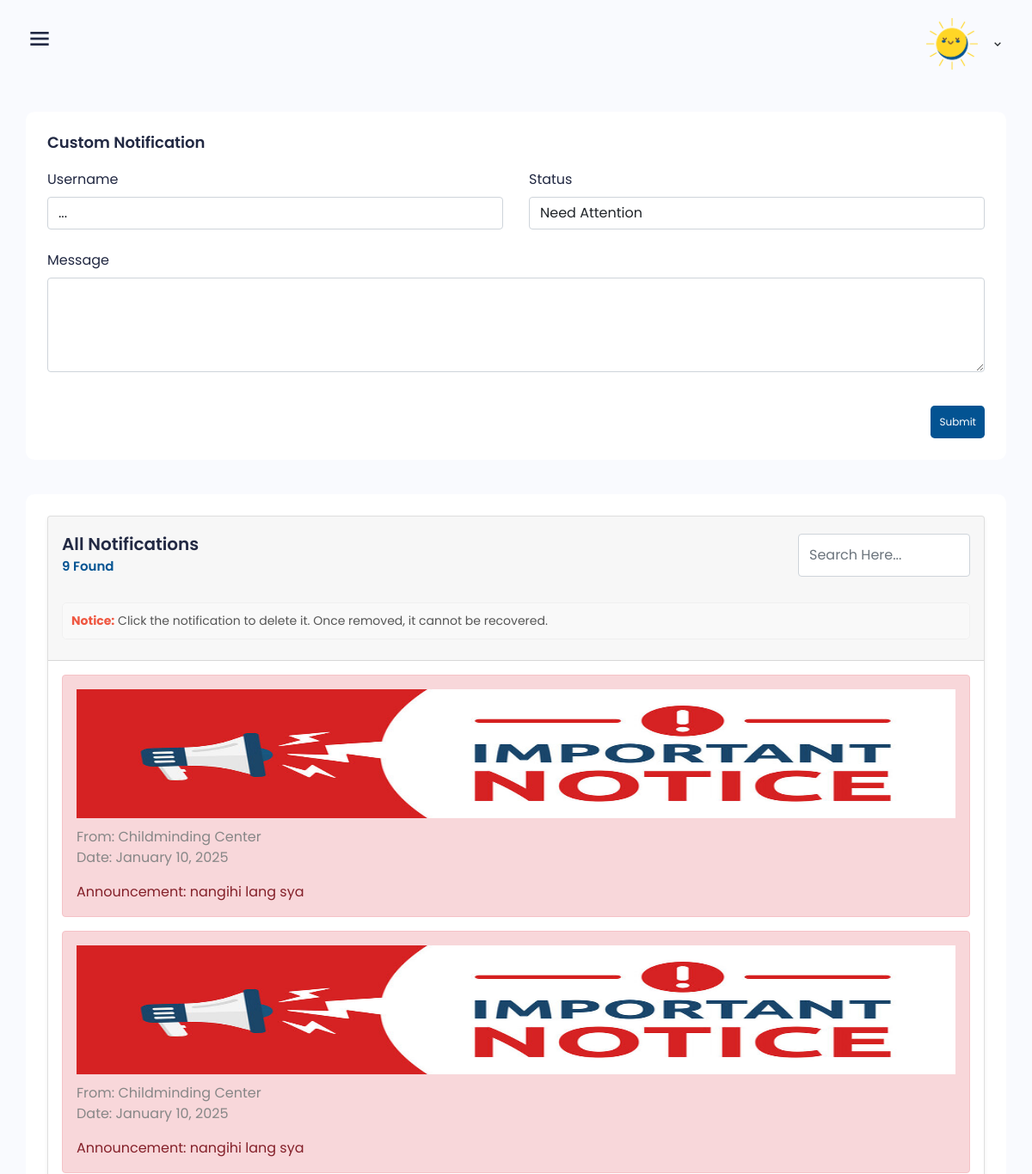
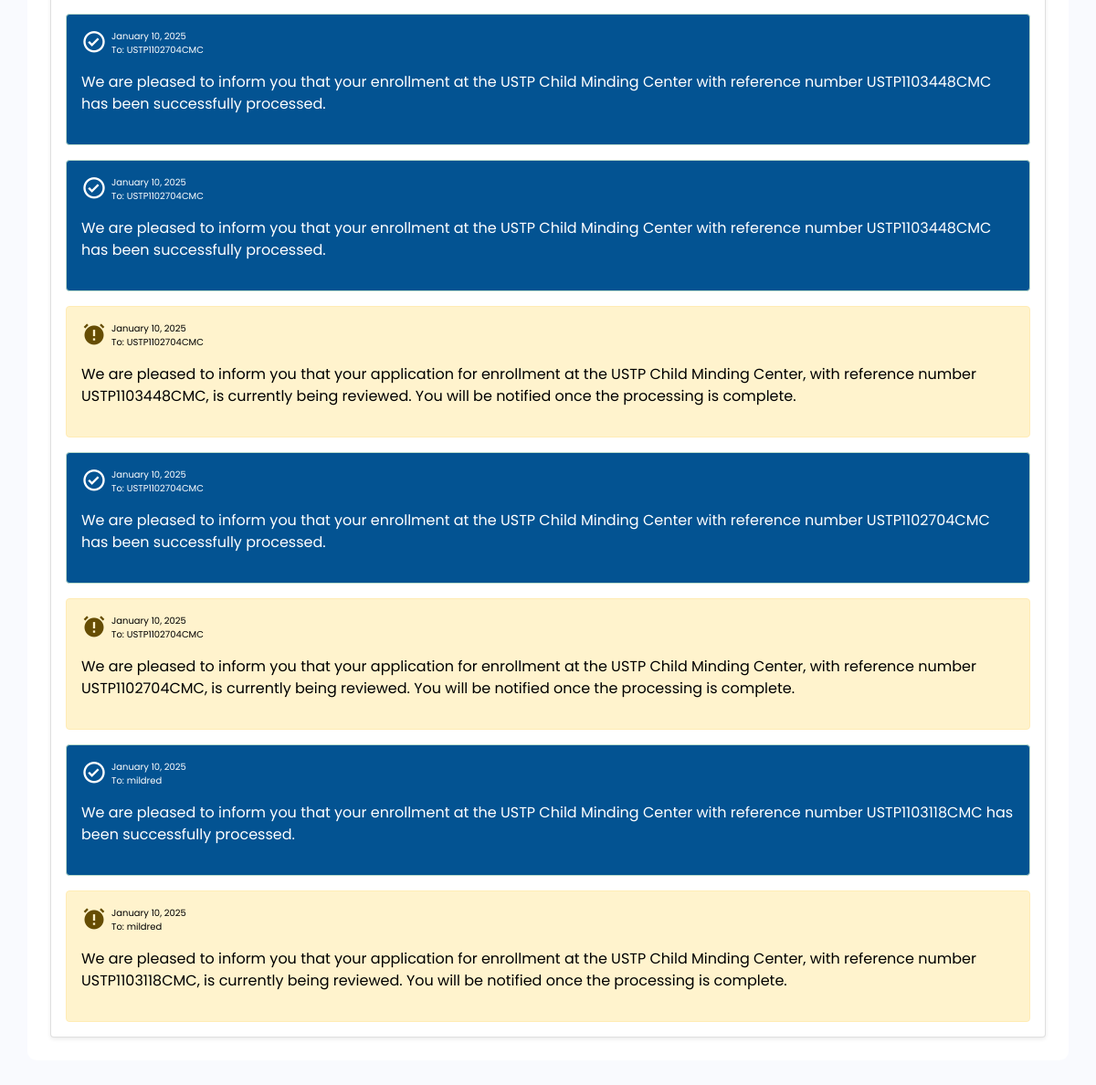
Page /dashboard/admin/notifications.php (signed in) on the committed database (2 pictures, top to bottom).
### tables this page shows
CREATE TABLE `notification` (
  `notification_id` int(11) NOT NULL,
  `user_id` int(11) DEFAULT NULL,
  `teacher_id` int(11) DEFAULT NULL,
  `message` longtext DEFAULT NULL,
  `datesent` varchar(50) DEFAULT NULL,
  `status` text DEFAULT NULL,
  `type` varchar(10) NOT NULL,
  `from` varchar(10) NOT NULL,
  `parentseen` varchar(5) NOT NULL DEFAULT 'no',
  `teacherseen` varchar(5) NOT NULL DEFAULT 'no',
  `seen` varchar(10) NOT NULL DEFAULT 'no'
);

CREATE TABLE `user` (
  `user_id` int(11) NOT NULL,
  `role_id` int(11) DEFAULT NULL,
  `username` varchar(50) DEFAULT NULL,
  `password` longtext DEFAULT NULL,
  `email` varchar(100) DEFAULT NULL
);

### dashboard/admin/notifications.php (the view, shortened to what this page needs)
<!DOCTYPE html>
<html lang="en">
<head>
     <?php include("head.php"); ?>
</head>
<body class="sidebar-expand counter-scroll">
   <?php include("header.php"); ?>
    <div class="main">
<div class="main-content teacher-form">
    <div class="row">
        <div class="col-4 col-xl-12">
            <div class="box">
                <div class="box-body">
                    <h6>Custom Notification</h6>
                    <form id="notifForm" action="insert_notif.php" method="POST" style="margin-top: 20px;">
    <div class="row">
        <div class="col-md-6 col-sm-12 mb-24">
            <div class="form-group">
                <label class="form-label">Username</label>
                <select class="form-control" name="user_id" required>
                    <option hidden selected value="">...</option>
                </select>
            </div>
        </div>
        <div class="col-md-6 col-sm-12 mb-24">
    <div class="form-group">
        <label class="form-label">Status</label>
        <select class="form-control selectpicker" name="status" required>
            <option hidden selected  value="danger">
                Need Attention
            </option>
        </select>
    </div>
</div>
        <div class="col-md-12 col-sm-12 mb-24">
            <div class="form-group">
                <label class="form-label">Message</label>
                <textarea class="form-control" name="message" rows="4" required></textarea>
            </div>
        </div>
    </div>
    <div class="gr-btn mt-15" style="display: flex; justify-content: flex-end;">
        <button type="submit" class="btn btn-primary btn-lg" style="font-size: 12px; margin-top: 0px; margin-left: 20px; padding: 10px;">
            Submit
        </button>
    </div>
</form>
                </div>
            </div>
        </div>
<div class="col-8 col-xl-12">
    <div class="box" style="overflow-x:auto;">
        <div class="box-body">
            <div class="card shadow-sm">
                <div class="card-header justify-content-between align-items-center pt-10">
                    <div style="width:100%;display:flex;justify-content: space-between;flex-wrap: wrap;">
                        <h5 class="card-title pt-10">All Notifications <br>
                            <span style="font-size: 15px;color: #035392" id="totalfound">0 Found</span>
                        </h5>
                        <input type="text" id="searchInput" placeholder="Search Here..." class="form-control"
                               style="width: 200px; height: 50px;margin-bottom: 10px;margin-top: 10px;" onkeyup="filterTable()">
                    </div>
                    <p class="notice" id="notice" style="font-size: 14px; color: #555; margin-top: 20px; padding: 10px; border: 1px solid #f0f0f0; background-color: #f9f9f9; border-radius: 5px; cursor: pointer;" onclick="deleteNotice(this)">
                        <strong style="color: #EF5741">Notice:</strong>
                        Click the notification to delete it. Once removed, it cannot be recovered.
                    </p>
                </div>
                <div class="card-body pb-0 pt-3" id="notificationsContainer">
                    <?php
include "../../db_conn.php";
$sql = "SELECT n.*, u.username
        FROM notification n
        INNER JOIN user u ON u.user_id = n.user_id
        WHERE type = 'notif'
        ORDER BY n.notification_id DESC;";
$result = $conn->query($sql);
if ($result->num_rows > 0) {
    while ($row = $result->fetch_assoc()) {
        $status = $row["status"];
        $message = htmlspecialchars($row["message"]);
        $datesent = htmlspecialchars($row["datesent"]);
        $username = htmlspecialchars($row["username"]);
        $notification_id = htmlspecialchars($row["notification_id"]);
        $date = new DateTime($datesent);
        $datesent = $date->format("F j, Y");
        if ($status == "danger") {
            echo '
            <div class="alert alert-danger align-items-center" role="alert">
                <img src="notice.jpg" style="width:100%; height:150px;">
                <p style="margin-top:10px">From: Childminding Center <br>Date: ' . $datesent . '</p>
                Announcement: ' . $message . '
            </div>';
        } else {
            $alertClass = getAlertClass($status);
            $iconClass = getIconClass($status);
            $statusColor = ($status == "warning" || $status == "danger") ? "black" : "white";
            echo '
            <div class="alert ' . $alertClass . ' notification-item"
                 data-message="' . strtolower($message) . '"
                 data-datesent="' . strtolower($datesent) . '"
                 data-username="' . strtolower($username) . '"
                 style="cursor:pointer"
                 role="alert"
                 data-id="' . $notification_id . '"
                 onclick="deleteNotification(' . $notification_id . ')">
                <div class="me-3" style="display: flex;">
                    <i class="bx ' . $iconClass . ' fs-3 ' . ($status == "success" ? "text-white" : "") . '"></i>
                    <p style="color:black; font-size:10px; padding-left: 5px; color:' . $statusColor . ';">
                        ' . $datesent . ' <br> To: ' . $username . '
                    </p>
                </div>
                <p style="color:' . $statusColor . ';">
                    ' . $message . '
                </p>
            </div>';
        }
    }
} else {
    echo "<p>No notifications available.</p>";
}
function getAlertClass($status)
{
    switch ($status) {
        case "success":
            return "alert-success bg-primary";
        case "warning":
            return "alert-warning";
    }
}
function getIconClass($status)
{
    switch ($status) {
        case "success":
            return "bx-check-circle";
        case "warning":
            return "bxs-alarm-exclamation";
    }
}
?>
                </div>
            </div>
        </div>
    </div>
</div>
        </div>
    </div>
</div>
</body>
</html>

### dashboard/admin/head.php (shortened to what this page needs)
<link href='https://unpkg.com/boxicons@2.0.7/css/boxicons.min.css' rel='stylesheet'>
<link rel="stylesheet" href="../libs/owl.carousel/assets/owl.carousel.min.css">
<link rel="stylesheet" href="../css/bootstrap.min.css">
<link rel="stylesheet" href="../css/grid.css">
<link rel="stylesheet" href="../css/style.css">
<link rel="stylesheet" href="../css/responsive.css">

### dashboard/admin/header.php (shortened to what this page needs)
<div class="main-header">
        <div class="d-flex">
            <div class="mobile-toggle" id="mobile-toggle">
                <i class='bx bx-menu'></i>
            </div>
        </div>
        <div class="d-flex align-items-center">
            <div class="dropdown d-inline-block mt-12">
                <button type="button" class="btn header-item waves-effect" id="page-header-user-dropdown" data-bs-toggle="dropdown" aria-haspopup="true" aria-expanded="false">
                        <img class="rounded-circle header-profile-user" src="../../img/favicon.png"
                            alt="Header Avatar" style="height: 60px;width: 60px;">
                        <i class='bx bx-chevron-down'></i>
                    </button>
            </div>
        </div>
    </div>

### dashboard/css/grid.css (style rules this page uses)
.row { display: flex; flex-wrap: wrap; margin: 0 -15px; }
[class*="col-"] { padding: 0 15px; margin-bottom: 40px; }
.col-4 { width: 33.33%; }
.col-8 { width: 66.66%; }
@media only screen and (max-width: 1700px) { .col-xl-12 { width: 100%; } }
@media only screen and (max-width: 1280px) { .col-md-6 { width: 50%; } }
@media only screen and (max-width: 1280px) { .col-md-12 { width: 100%; } }

### dashboard/css/responsive.css (style rules this page uses)
@media only screen and (max-width: 1200px) { .main-header { height: 90px; padding-left: 30px; } }
@media only screen and (max-width: 1200px) { .main-content { padding: 30px; } }

### rows in the picture
notification: datesent "January 10, 2025", message "nangihi lang sya"
notification: datesent "January 10, 2025", message "nangihi lang sya"
notification: datesent "January 10, 2025", user.username "USTP1102704CMC", message "We are pleased to inform you that your enrollment at the USTP Child Minding Center with reference number USTP1103448CMC has been successfully processed."
notification: datesent "January 10, 2025", user.username "USTP1102704CMC", message "We are pleased to inform you that your enrollment at the USTP Child Minding Center with reference number USTP1103448CMC has been successfully processed."
notification: datesent "January 10, 2025", user.username "USTP1102704CMC", message "We are pleased to inform you that your application for enrollment at the USTP Child Minding Center, with reference number USTP1103448CMC, is currently being reviewed. You will be notified once the processing is complete."
notification: datesent "January 10, 2025", user.username "USTP1102704CMC", message "We are pleased to inform you that your enrollment at the USTP Child Minding Center with reference number USTP1102704CMC has been successfully processed."
notification: datesent "January 10, 2025", user.username "USTP1102704CMC", message "We are pleased to inform you that your application for enrollment at the USTP Child Minding Center, with reference number USTP1102704CMC, is currently being reviewed. You will be notified once the processing is complete."
notification: datesent "January 10, 2025", user.username "mildred", message "We are pleased to inform you that your enrollment at the USTP Child Minding Center with reference number USTP1103118CMC has been successfully processed."
notification: datesent "January 10, 2025", user.username "mildred", message "We are pleased to inform you that your application for enrollment at the USTP Child Minding Center, with reference number USTP1103118CMC, is currently being reviewed. You will be notified once the processing is complete."
